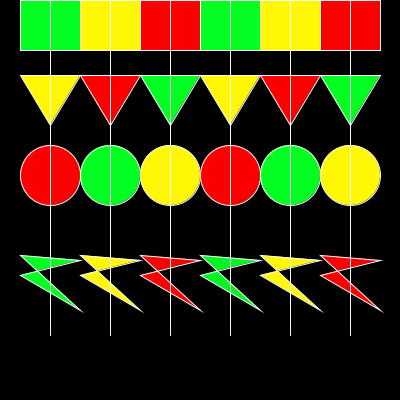
Frame 1 (no input)
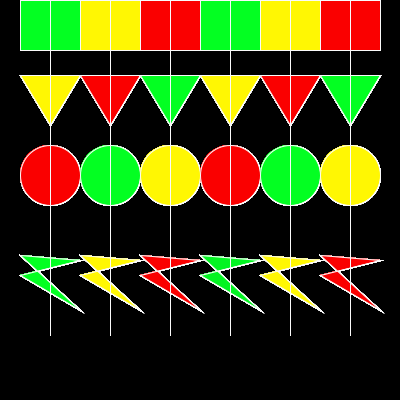
Frame 60 (the mouse pressed at the canvas centre just before this capture)
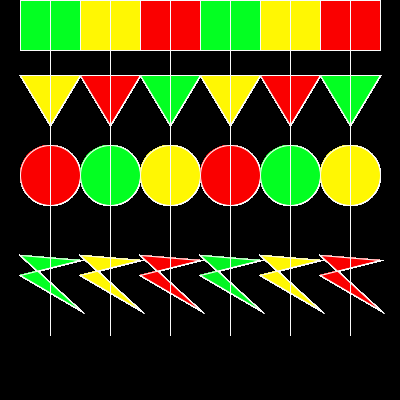
Frame 120 (the mouse held since frame 60 and released just before this capture)

The Processing sketch that drew these frames (run headless with seeded random() and noise(); from frame 60 on, the mouse is pressed at the canvas centre):

// Processing sketch: processing_85362
// ── processing_85362.pde

void setup(){
background(0,0,0);  
size(400, 400);
}

void draw(){
stroke(250,250,250);  
fill(255,247,3);
triangle(20,75,50,125,80,75);
fill(250,0,0);
triangle(80,75,110,125,140,75);
fill(3,255,34);
triangle(140,75,170,125,200,75);
fill(255,247,3);
triangle(200,75,230,125,260,75);
fill(250,0,0);
triangle(260,75,290,125,320,75);
fill(3,255,34);
triangle(320,75,350,125,380,75);
fill(3,255,34);
rect(20,0,60,50);
fill(255,247,3);
rect(80,0,60,50);
fill(250,0,0);
rect(140,0,60,50);
fill(3,255,34);
rect(200,0,60,50);
fill(255,247,3);
rect(260,0,60,50);
fill(250,0,0);
rect(320,0,60,50);
fill(250,0,0);
ellipse(50,175,60,60);
fill(3,255,34);
ellipse(110,175,60,60);
fill(255,247,3);
ellipse(170,175,60,60);
fill(250,0,0);
ellipse(230,175,60,60);
fill(3,255,34);
ellipse(290,175,60,60);
fill(255,247,3);
ellipse(350,175,60,60);
fill(3,255,34);
quad(20,255,80,260,20,275,80,310);
fill(255,247,3);
quad(80,255,140,260,80,275,140,310);
fill(250,0,0);
quad(140,255,200,260,140,275,200,310);
fill(3,244,34);
quad(200,255,260,260,200,275,260,310);
fill(255,247,3);
quad(260,255,320,260,260,275,320,310);
fill(250,0,0);
quad(320,255,380,260,320,275,380,310);
line(50,0,50,335);
line(110,0,110,335);
line(170,0,170,335);
line(230,0,230,335);
line(290,0,290,335);
line(350,0,350,335);
}
